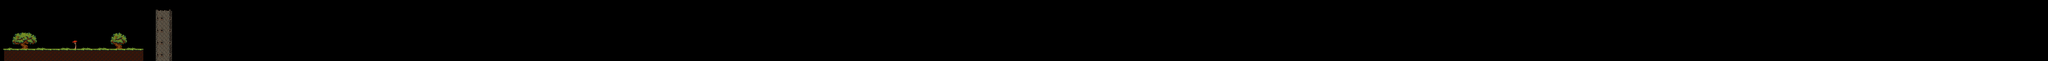

Rendered tile map (Tiled .tmx) drawn with the repository's tilesets; below, a short description and the map source with its tile grids summarised:
An orthogonal 500x15 tile map with 16x16 px tiles, 2 tile layers (background, Tile Layer 1) and 1 object.

<map version="1.0" orientation="orthogonal" renderorder="right-down" width="500" height="15" tilewidth="16" tileheight="16" nextobjectid="10">
 <tileset firstgid="1" name="fatasy" tilewidth="16" tileheight="16" tilecount="1000" columns="40">
  <image source="fantasy_tiles.png" width="640" height="400" />
 </tileset>
 <layer name="background" width="500" height="15">
  <data>[7500 cells, 7500 non-empty, 1 distinct tile ids]</data>
 </layer>
 <layer name="Tile Layer 1" width="500" height="15">
  <data>[7500 cells, 240 non-empty, 91 distinct tile ids]</data>
 </layer>
 <objectgroup name="ground">
  <object id="9" x="16" y="192" width="544" height="48" />
 </objectgroup>
 <objectgroup name="Object Layer 2" />
</map>
